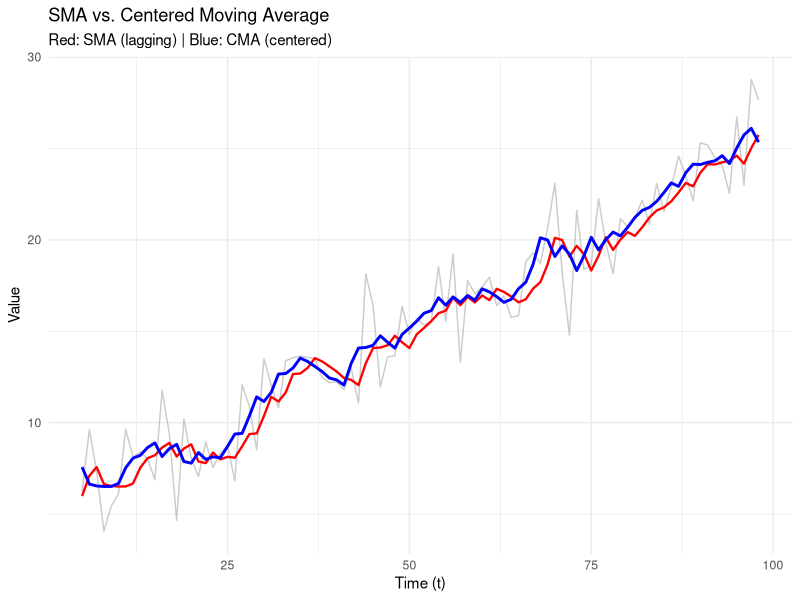

Write R code to recreate this figure.
# ==========================================
# R 實作：置中移動平均 CMA 與簡單移動平均 SMA 比較
# 課程：W04_時間序列與預測的統計基礎
# ==========================================

# 0. 環境清理：確保每次執行都是乾淨的
rm(list = ls())

# ==========================================
# Part 1：計算 SMA 與 CMA
# ==========================================
# 建立模擬資料
set.seed(123)
t <- 1:100
y <- 5 + 0.2 * t + rnorm(100, sd = 2)

# 設定參數
S <- 2             # 左右各取 S 筆資料
N <- 2 * S + 1     # 總跨度 N = 2S+1 = 5

# SMA (只使用過去資料)
# sides = 1 代表向後單向抓取 (Trailing)
y_sma <- stats::filter(y, rep(1/N, N), sides = 1)

# CMA (對稱使用前後資料)
# sides = 2 代表以前後對稱抓取 (Centered)
y_cma <- stats::filter(y, rep(1/N, N), sides = 2)

# 整合資料
df <- data.frame(t, y, y_sma, y_cma)

# ==========================================
# Part 2：視覺化比較
# ==========================================
# 如果沒有安裝 ggplot2，請拔掉註解安裝： # install.packages("ggplot2")
library(ggplot2)

# 移除 NA 資料以利繪圖
df_clean <- na.omit(df)

# 將 SMA 與 CMA 畫在同一張圖上比較
ggplot(df_clean, aes(x = t)) +
  geom_line(aes(y = y), color = "gray50", alpha = 0.4) +           # 原始資料
  geom_line(aes(y = y_sma), color = "red", linewidth = 0.8) +      # SMA (紅色)
  geom_line(aes(y = y_cma), color = "blue", linewidth = 1) +       # CMA (藍色)
  labs(title = "SMA vs. Centered Moving Average",
       subtitle = "Red: SMA (lagging) | Blue: CMA (centered)",
       x = "Time (t)", 
       y = "Value") +
  theme_minimal()

# 儲存圖表以供檢視
ggsave("sma_vs_cma.png", width = 8, height = 5, bg = "white")

# 觀察重點：
# 1. 藍線 (CMA) 更貼近原始資料趨勢的中心點。
# 2. 紅線 (SMA) 明顯落後於趨勢轉折 (lag 現象)。
